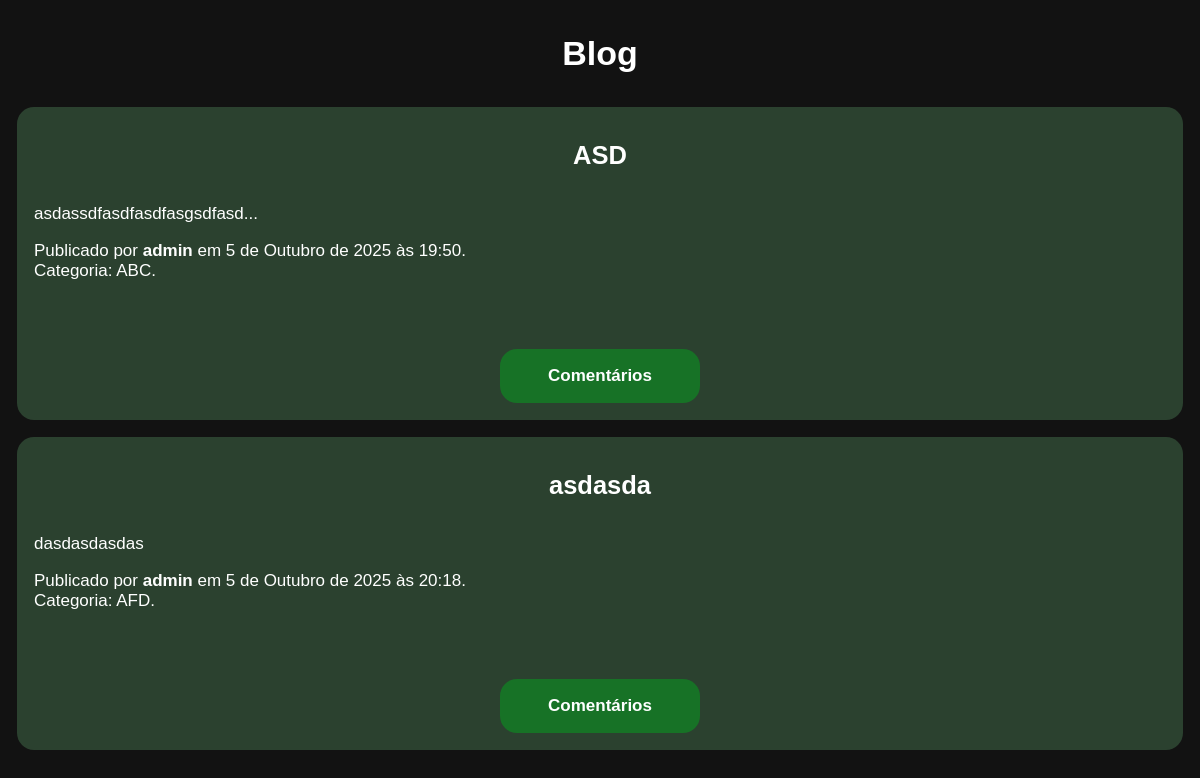
Before: / with the older database file.
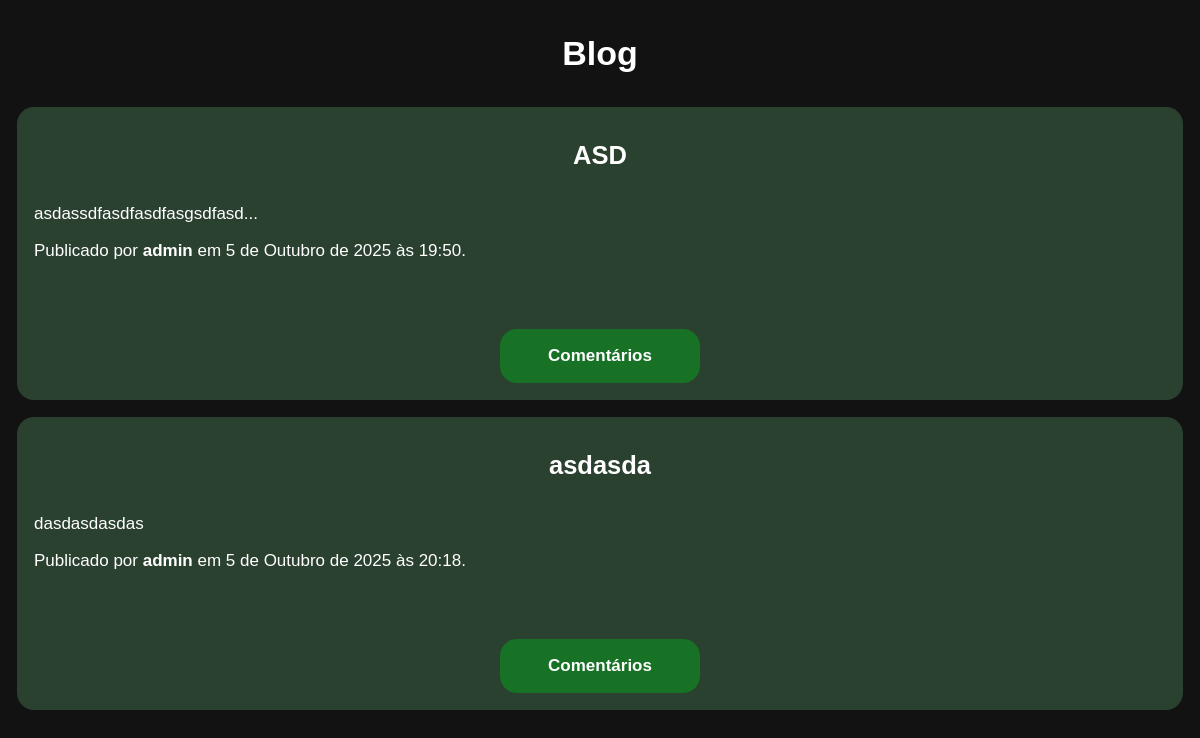
After: the same page with the newer database file.
### blog/models.py (models this page shows, shortened)
class Post(models.Model):
    title = models.CharField(max_length = 100, unique = True, null = False)
    created_at = models.DateTimeField(auto_now_add = True)
    content = models.TextField(null = False)
    author = models.ForeignKey(
        'User',
        on_delete = models.SET_NULL,
        null = True,
        blank = True
    )
    categories = models.ManyToManyField(
        'Category',
        blank = True
    )

class User(AbstractUser):
    role = models.ForeignKey(
        'Role',
        on_delete = models.SET_NULL,
        null = True,
        blank = True
    )
    def __str__(self):
        return self.username

class Category(models.Model):
    name = models.CharField(max_length = 100, unique = True, null = False)

### blog/views.py (the view)
# urls.py: path("", PostListView.as_view(), name="index"),
class PostListView(ListView):
    model = Post
    template_name = "blog/index.html"
    context_object_name = "blog"
    def get_context_data(self, **kwargs):
        context = super().get_context_data(**kwargs)
        context['comment_form'] = CommentForm()
        return context

### blog/templates/blog/index.html (shortened to what this page needs)
{% load static %}
<!DOCTYPE html>
<html lang="pt-br">
<head>
    <link rel="stylesheet" href="{% static 'blog/app.css' %}">
</head>
<body>
    <h1>Blog</h1>
    <ul class="posts-container">
        {% for post in blog %}
        <li class="post-card">
            <h2>{{ post.title }}</h2>
            <p>{{ post.content }}</p>
            <p>
                {% if post.author %}
                Publicado por <strong>{{ post.author }}</strong> em {{ post.created_at }}.<br>
                {% else %}
                Publicado em {{ post.created_at }}.<br>
                {% endif %}
                {% if post.categories.all %}
                Categoria:
                {% for category in post.categories.all %}{% if not forloop.first and not forloop.last %}, {% endif %}{% if forloop.last and not forloop.first %} e {% endif %}{{ category.name }}{% endfor %}.
                {% endif %}
            </p>
            <form method="post" action="{% url 'post_delete' pk=post.pk %}" id="delete-post-form-{{ post.pk }}">
            </form>
            <nav class="actions">
                <a href="#" class="btn toggle-comments" data-target="#comments-{{ post.pk }}">Comentários</a>
            </nav>
        </li>
        {% empty %}
        <li>Nenhuma postagem registrada</li>
        {% endfor %}
    </ul>
</body>
</html>

### blog/static/blog/app.css (style rules this page uses)
:root { --color-primary: #177226; --color-background-primary: #121212; --color-background-secundary: #2b412f; --color-background-tertiary: #354237; --color-text: #fff; --color-link: #177226; --color-link-hover: var(--color-link); --font-family-base: sans-serif; --font-weight: normal; --font-weight-bold: bolder; --font-size-base: 17px; --font-size: 1rem; --font-size-h1: 2rem; --font-size-h2: 1.4rem; --font-size-h3: 1.2rem; --spacing: 1rem; --border-radius: var(--spacing); }
html { font-size: var(--font-size-base); }
body { background-color: var(--color-background-primary); color: var(--color-text); font-family: var(--font-family-base); font-weight: var(--font-weight); font-size: var(--font-size); box-sizing: border-box; display: flex; flex-direction: column; gap: var(--spacing); min-height: 100vh; max-width: 1400px; padding: var(--spacing); margin: 0 auto; }
h1, h2, h3 { font-weight: var(--font-weight-bold); display: inline-block; margin: var(--spacing) 0; }
h1, h2 { text-align: center; }
strong { font-weight: var(--font-weight-bold); }
a, a:visited { color: var(--color-link); font-weight: var(--font-weight-bold); text-decoration: none; cursor: pointer; transition: color 0.4s ease-in-out; }
p { margin: 0; }
ul { margin: 0; padding: 0; list-style-type: none; display: flex; flex-direction: column; gap: var(--spacing); }
li { display: flex; flex-direction: column; gap: var(--spacing); padding: var(--spacing); }
form { display: flex; flex-direction: column; gap: var(--spacing); padding: var(--spacing); }
.btn { background-color: var(--color-primary); color: var(--color-text); font-size: var(--font-size); font-weight: var(--font-weight-bold); text-align: center; padding: var(--spacing); border: 0; border-radius: var(--border-radius); width: 200px; transition: all 0.4s ease-in-out; }
a.btn { display: inline-block; text-align: center; width: 200px; padding-left: 0; padding-right: 0; }
.post-card, .comment-card { border-radius: var(--border-radius); }
.post-card { background-color: var(--color-background-secundary); }
.actions { display: flex; flex-direction: row; justify-content: center; gap: var(--spacing); width: 100%; }

Changed rows visible on the page:
removed Category: name "ABC", shown under Post "ASD"
removed Category: name "AFD", shown under Post "asdasda"
shown differently, row unchanged: Post "ASD": no longer shows "Categoria: ."
shown differently, row unchanged: Post "asdasda": no longer shows "Categoria: ."
